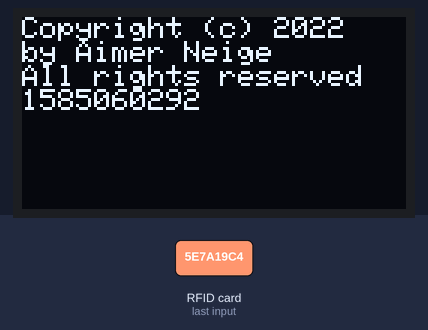
The sketch below on a simulated ESP32. Shown: 128×64 one-colour display. The inputs (shaded band) are chosen by the test bench. What the sketch prints to the serial monitor is not drawn.

2.4 s: RFID card 5E 7A 19 C4 held to the reader
Above: at 3.5 s.
Timing chart, 0 to 5.4 s (numbered marks = the images above; inputs shaded):
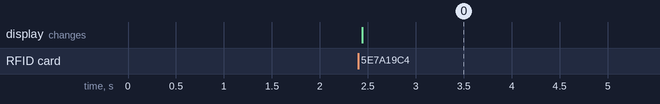

The sketch:

arduino.ino
```cpp
/**
   SSD1306:    GND   VCC   D0   D1   RES   DC   CS
   ESP32:      GND   3V3   14   13   TX2   RX2  5
*/

#include <SPI.h>
#include <Wire.h>
#include <Adafruit_GFX.h>
#include <Adafruit_SSD1306.h>
#include <MFRC522.h>

#define debug false

#define SS_PIN 21
#define RST_PIN 0
MFRC522 mfrc522 = MFRC522(SS_PIN, RST_PIN);

#define SCREEN_WIDTH 128 // OLED display width, in pixels
#define SCREEN_HEIGHT 64 // OLED display height, in pixels

// Declaration for SSD1306 display connected using software SPI
#define OLED_MOSI   13
#define OLED_CLK    14
#define OLED_DC     16
#define OLED_CS     5
#define OLED_RESET  17

// SSD1306 OLED display
Adafruit_SSD1306 display(SCREEN_WIDTH, SCREEN_HEIGHT,
                         OLED_MOSI, OLED_CLK, OLED_DC, OLED_RESET, OLED_CS);

void rfidSetup() {
  // while (!Serial); // Do nothing if no serial port is opened (added for Arduinos based on ATMEGA32U4)
  SPI.begin(); // Init SPI bus
  mfrc522.PCD_Init(); // Init MFRC522
  mfrc522.PCD_DumpVersionToSerial(); // Show details of PCD - MFRC522 Card Reader details
  Serial.println(F("Scan PICC to see UID, SAK, type, and data blocks..."));
}

// setup ssd1306 display
void displaySetup() {
  Serial.println("Start Setup SSD1306!");
  if (! display.begin(SSD1306_SWITCHCAPVCC)) {
    Serial.println(F("SSD1306 allocation failed"));
    // loop forever
    while (1) {
      delay(10);
    }
  }
  display.clearDisplay();
  display.display();
  delay(1000);
  Serial.println("SSD1306 Setup Seccessful!");
}

void setup() {
  Serial.begin(115200);
  rfidSetup();
  displaySetup();
}

void loop() {
  // Reset the loop if no new card present on the sensor/reader. This saves the entire process when idle.
  if ( ! mfrc522.PICC_IsNewCardPresent()) {
    return;
  }
  // Verify if the NUID has been readed
  if ( ! mfrc522.PICC_ReadCardSerial()) {
    return;
  }

  // Dump debug info about the card; PICC_HaltA() is automatically called
  if (debug) {
    mfrc522.PICC_DumpToSerial(&(mfrc522.uid));
  }

  String id = getID();
  Serial.println(id);

  display.clearDisplay();
  display.setTextSize(1);
  display.setTextColor(SSD1306_WHITE);
  display.setCursor(0, 0);
  display.println("Copyright (c) 2022");
  display.println("by Aimer Neige");
  display.println("All rights reserved");
  display.println(id);
  display.display();

  delay(500);
}

String getID() {
  unsigned long hex_num;
  hex_num =  mfrc522.uid.uidByte[0] << 24;
  hex_num += mfrc522.uid.uidByte[1] << 16;
  hex_num += mfrc522.uid.uidByte[2] <<  8;
  hex_num += mfrc522.uid.uidByte[3];
  return String(hex_num);
}
```

Measured:
- after the input at 2.4 s, the display: changes at once (image 0)
